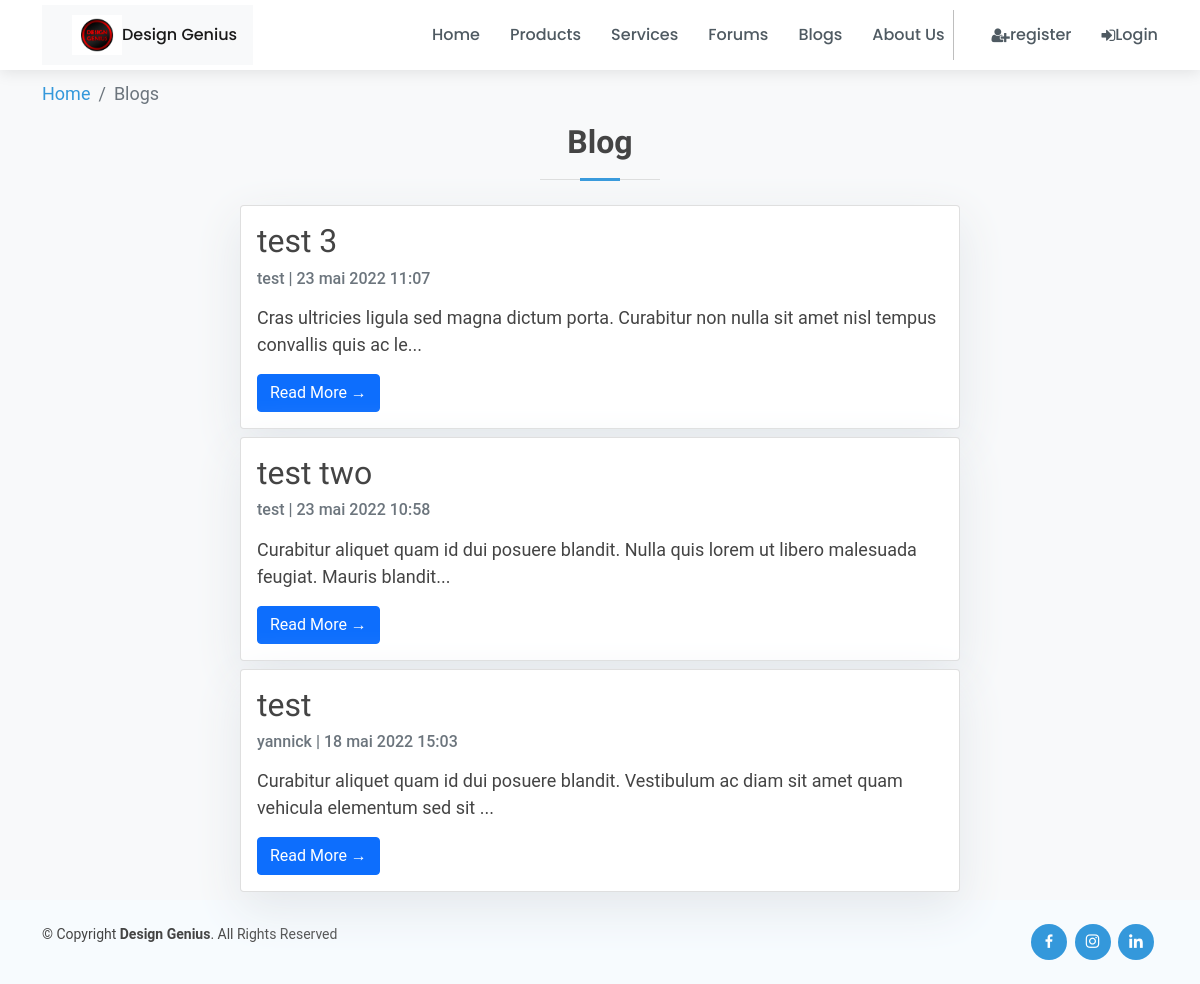
The app's page /blogs/ with its own data.
### Blogs/models.py (models this page shows, shortened)
class Post(models.Model):
    title = models.CharField(max_length=200, unique=True)
    slug = models.SlugField(max_length=200, unique=True)
    author = models.ForeignKey(settings.AUTH_USER_MODEL, on_delete= models.CASCADE, related_name='blog_posts')
    updated_on = models.DateTimeField(auto_now=True)
    content = RichTextField()
    created_on = models.DateTimeField(auto_now_add=True)
    status = models.IntegerField(choices=STATUS, default=0)
    class Meta:
        ordering = ['-created_on']

### Accounts/models.py (models this page shows, shortened)
class Account(AbstractBaseUser, PermissionsMixin):
    email = models.EmailField(unique=True)
    name = models.CharField(max_length=150)
    phone = models.CharField(max_length=50)
    date_of_birth = models.DateField(blank=True, null=True)
    picture = ImageField(blank=True, manual_crop="")
    membership = models.ForeignKey('Membership', related_name='user_membership', on_delete=models.SET_NULL, null=True)
    is_staff = models.BooleanField(default=False)
    is_active = models.BooleanField(default=True)
    last_login = models.DateTimeField(null=True)
    objects = AccountManager()
    USERNAME_FIELD = 'email'
    REQUIRED_FIELDS = ['name', 'phone']
    def __str__(self):
        return self.name

### Blogs/views.py (the view)
# urls.py: path('', views.PostList.as_view(), name='home'),
class PostList(generic.ListView):
    queryset = Post.objects.filter(status=1).order_by('-created_on')
    template_name = 'Blogs/index.html'

### Accounts/views.py (called while the page is built)
def global_params(request):
    if request.user.is_anonymous:
        subscription_info = None
    else:
        try:
            subscription_info = Subscription.objects.get(user_membership=request.user)
        except Subscription.DoesNotExist:
             subscription_info = None
    context = {
        "subscription_info": subscription_info,
    }
    return context

### Blogs/templates/Blogs/index.html (shortened to what this page needs)
{% extends 'layout/base.html' %} {% load crispy_forms_tags %} {% load static %} {% block content %} {% include "layout/_nav.html" %}
<div class="container portfolio-details" id="portfolio-details" style="margin-top:80px;">
    <nav aria-label="breadcrumb">
        <ol class="breadcrumb">
          <li class="breadcrumb-item"><a href="/">Home</a></li>
          <li class="breadcrumb-item active" aria-current="page">Blogs</li>
        </ol>
      </nav>
    <div class="section-title pb-1">
        <h2>Blog</h2>
    </div>
    <div class="container ">
        <div class="row">
            <div class="col-md-8 left d-block mx-auto">
                {% for post in post_list %}
                <div class="card mb-2">
                    <div class="card-body">
                        <h2 class="card-title">{{ post.title }}</h2>
                        <p class="card-text text-muted h6">{{ post.author }} | {{ post.created_on}} </p>
                        <p class="card-text">{{post.content|slice:":110"|safe }}...</p>
                        <a href="{% url 'Blogs:post_detail' post.slug  %}" class="btn btn-primary">Read More &rarr;</a>
                    </div>
                </div>
                {% endfor %}
            </div>
        </div>
    </div>
</div>
{%endblock%}

### static/assets/css/style.css (style rules this page uses)
body { font-family: "Open Sans", sans-serif; color: #444444; }
a { color: #3498db; text-decoration: none; }
h1, h2, h3, h4, h5, h6 { font-family: "Raleway", sans-serif; }
.section-title { text-align: center; padding-bottom: 30px; }
.section-title h2 { font-size: 32px; font-weight: 600; margin-bottom: 20px; padding-bottom: 20px; position: relative; }
.section-title h2::before { content: ""; position: absolute; display: block; width: 120px; height: 1px; background: #ddd; bottom: 1px; left: calc(50% - 60px); }
.section-title h2::after { content: ""; position: absolute; display: block; width: 40px; height: 3px; background: #3498db; bottom: 0; left: calc(50% - 20px); }
.portfolio-details { padding-top: 0; }

### Blogs/templates/Blogs/index.html (style rules this page uses)
body { font-family: "Roboto", sans-serif; font-size: 18px; background-color: #fdfdfd; }
.card { box-shadow: 0 16px 48px #E3E7EB; }

### records on screen
Post: title "test 3", author "test", created_on "23 mai 2022 11:07", content "Cras ultricies ligula sed magna dictum porta. Curabitur non nulla sit amet nisl tempus convallis quis ac le"
Post: title "test two", author "test", created_on "23 mai 2022 10:58", content "Curabitur aliquet quam id dui posuere blandit. Nulla quis lorem ut libero malesuada feugiat. Mauris blandit"
Post: title "test", author "yannick", created_on "18 mai 2022 15:03", content "Curabitur aliquet quam id dui posuere blandit. Vestibulum ac diam sit amet quam vehicula elementum sed sit"
